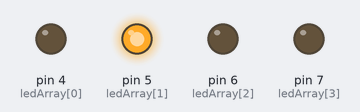
Bench run of a sketch on a simulated Arduino Uno, built with avr-gcc and run on an emulated ATmega328P. Parts: output pins drawn as LEDs (lit = HIGH).

Above: at 0.35 s.
At 2.82 s:
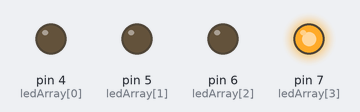
At 3.2 s:
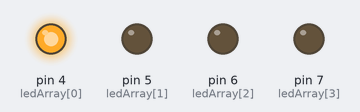
At 6.7 s:
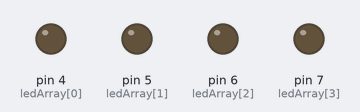
At 9.5 s:
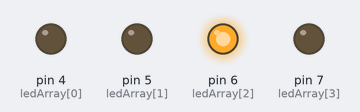
Timing chart, 0 to 11.3 s (numbered marks = the images above):
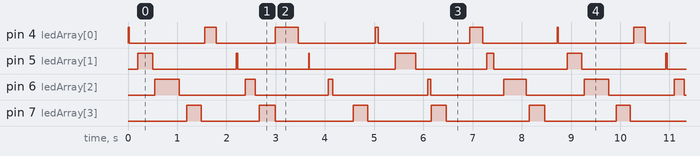

Measured:
- by itself, pin 4 (ledArray[0]): repeats every 8.7 s: LOW 1.5 s, HIGH 0.23 s, LOW 1.2 s, HIGH 0.47 s, LOW 1.6 s, HIGH 0.06 s, LOW 1.9 s, HIGH 0.27 s, LOW 1.5 s, HIGH 0.02 s
- by itself, pin 5 (ledArray[1]): repeats every 8.7 s: LOW 1.7 s, HIGH 0.03 s, LOW 1.4 s, HIGH 0.01 s, LOW 1.7 s, HIGH 0.42 s, LOW 1.4 s, HIGH 0.13 s, LOW 1.5 s, HIGH 0.30 s
- by itself, everything shown: repeats every 8.7 s, in 35 steps

The sketch:

led_blinker.ino
```cpp
const int ledarrayLength = 4;
int ledArray[ledarrayLength] = {4, 5, 6, 7};
const int randomArrayLength = 40;
int randomArray[randomArrayLength] = {23, 176, 302, 45, 498, 150, 289, 76, 231, 411, 32, 149, 199, 87, 320, 4, 467, 215, 12, 380, 98, 410, 295, 153, 64, 342, 420, 238, 59, 17, 306, 471, 270, 83, 134, 204, 456, 68, 310, 255};
int randomPicker = 0;

void setup() {
  // put your setup code here, to run once:
  for (int i = 0; i < ledarrayLength; i++) {
    pinMode(ledArray[i], OUTPUT);
  }
}

void loop() {
  // put your main code here, to run repeatedly:
  for (int i = 0; i < ledarrayLength; i++) {
    digitalWrite(ledArray[i], HIGH);
    delay(randomArray[randomPicker]);

    randomPicker++;
    if (randomPicker > randomArrayLength - 1) {
      randomPicker = 0;
    }

    digitalWrite(ledArray[i], LOW);
    delay(randomArray[randomPicker]);

    randomPicker++;
    if (randomPicker > randomArrayLength - 1) {
      randomPicker = 0;
    }
  }
}
```
